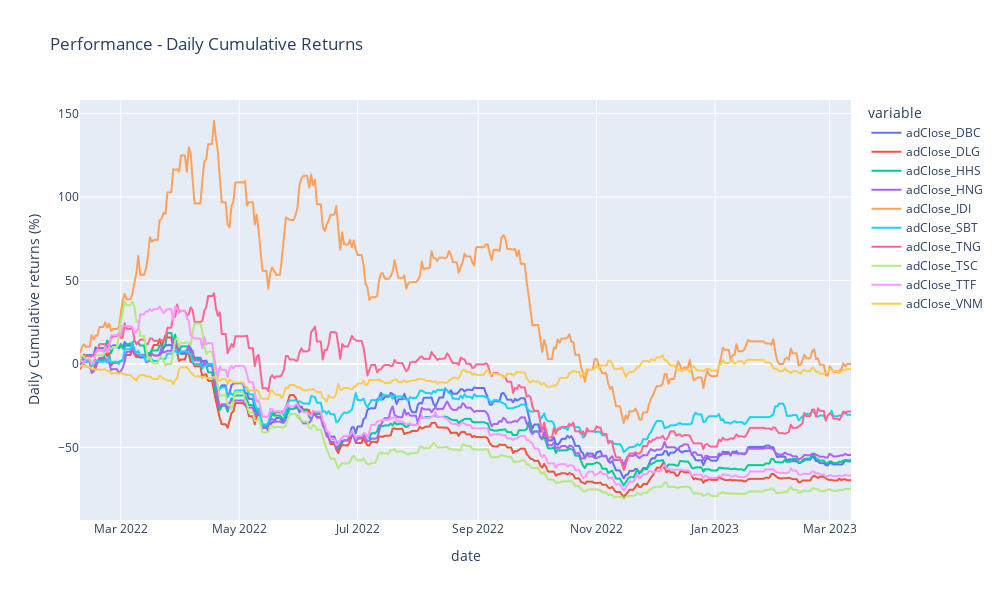

The cell this chart's notebook holds for it:
### Markdown cell above
## **Gatev Data Normalization**

### Code cell
df_cum_daily_returns_train = gatev_dist.gatev_data_normalize(df_train)

### Figure 1 — Plotly figure (JSON) as saved in the notebook; plotly's stock layout.template omitted (floating-point values rounded to 4 significant figures; data arrays with more than 128 entries replaced by an {"elided": "..."} marker saying what was removed)
{"data": [{"hovertemplate": "variable=adClose_DBC<br>date=%{x}<br>value=%{y}<extra></extra>", "legendgroup": "adClose_DBC", "line": {"color": "#636efa", "dash": "solid"}, "marker": {"symbol": "circle"}, "mode": "lines", "name": "adClose_DBC", "showlegend": true, "type": "scattergl", "x": {"elided": "398 str values"}, "xaxis": "x", "y": {"elided": "398 float values"}, "yaxis": "y"}, {"hovertemplate": "variable=adClose_DLG<br>date=%{x}<br>value=%{y}<extra></extra>", "legendgroup": "adClose_DLG", "line": {"color": "#EF553B", "dash": "solid"}, "marker": {"symbol": "circle"}, "mode": "lines", "name": "adClose_DLG", "showlegend": true, "type": "scattergl", "x": {"elided": "398 str values"}, "xaxis": "x", "y": {"elided": "398 float values"}, "yaxis": "y"}, {"hovertemplate": "variable=adClose_HHS<br>date=%{x}<br>value=%{y}<extra></extra>", "legendgroup": "adClose_HHS", "line": {"color": "#00cc96", "dash": "solid"}, "marker": {"symbol": "circle"}, "mode": "lines", "name": "adClose_HHS", "showlegend": true, "type": "scattergl", "x": {"elided": "398 str values"}, "xaxis": "x", "y": {"elided": "398 float values"}, "yaxis": "y"}, {"hovertemplate": "variable=adClose_HNG<br>date=%{x}<br>value=%{y}<extra></extra>", "legendgroup": "adClose_HNG", "line": {"color": "#ab63fa", "dash": "solid"}, "marker": {"symbol": "circle"}, "mode": "lines", "name": "adClose_HNG", "showlegend": true, "type": "scattergl", "x": {"elided": "398 str values"}, "xaxis": "x", "y": {"elided": "398 float values"}, "yaxis": "y"}, {"hovertemplate": "variable=adClose_IDI<br>date=%{x}<br>value=%{y}<extra></extra>", "legendgroup": "adClose_IDI", "line": {"color": "#FFA15A", "dash": "solid"}, "marker": {"symbol": "circle"}, "mode": "lines", "name": "adClose_IDI", "showlegend": true, "type": "scattergl", "x": {"elided": "398 str values"}, "xaxis": "x", "y": {"elided": "398 float values"}, "yaxis": "y"}, {"hovertemplate": "variable=adClose_SBT<br>date=%{x}<br>value=%{y}<extra></extra>", "legendgroup": "adClose_SBT", "line": {"color": "#19d3f3", "dash": "solid"}, "marker": {"symbol": "circle"}, "mode": "lines", "name": "adClose_SBT", "showlegend": true, "type": "scattergl", "x": {"elided": "398 str values"}, "xaxis": "x", "y": {"elided": "398 float values"}, "yaxis": "y"}, {"hovertemplate": "variable=adClose_TNG<br>date=%{x}<br>value=%{y}<extra></extra>", "legendgroup": "adClose_TNG", "line": {"color": "#FF6692", "dash": "solid"}, "marker": {"symbol": "circle"}, "mode": "lines", "name": "adClose_TNG", "showlegend": true, "type": "scattergl", "x": {"elided": "398 str values"}, "xaxis": "x", "y": {"elided": "398 float values"}, "yaxis": "y"}, {"hovertemplate": "variable=adClose_TSC<br>date=%{x}<br>value=%{y}<extra></extra>", "legendgroup": "adClose_TSC", "line": {"color": "#B6E880", "dash": "solid"}, "marker": {"symbol": "circle"}, "mode": "lines", "name": "adClose_TSC", "showlegend": true, "type": "scattergl", "x": {"elided": "398 str values"}, "xaxis": "x", "y": {"elided": "398 float values"}, "yaxis": "y"}, {"hovertemplate": "variable=adClose_TTF<br>date=%{x}<br>value=%{y}<extra></extra>", "legendgroup": "adClose_TTF", "line": {"color": "#FF97FF", "dash": "solid"}, "marker": {"symbol": "circle"}, "mode": "lines", "name": "adClose_TTF", "showlegend": true, "type": "scattergl", "x": {"elided": "398 str values"}, "xaxis": "x", "y": {"elided": "398 float values"}, "yaxis": "y"}, {"hovertemplate": "variable=adClose_VNM<br>date=%{x}<br>value=%{y}<extra></extra>", "legendgroup": "adClose_VNM", "line": {"color": "#FECB52", "dash": "solid"}, "marker": {"symbol": "circle"}, "mode": "lines", "name": "adClose_VNM", "showlegend": true, "type": "scattergl", "x": {"elided": "398 str values"}, "xaxis": "x", "y": {"elided": "398 float values"}, "yaxis": "y"}], "layout": {"height": 600, "legend": {"title": {"text": "variable"}, "tracegroupgap": 0}, "title": {"text": "Performance - Daily Cumulative Returns"}, "width": 1000, "xaxis": {"anchor": "y", "domain": [0, 1], "title": {"text": "date"}}, "yaxis": {"anchor": "x", "domain": [0, 1], "title": {"text": "Daily Cumulative returns (%)"}}}}
